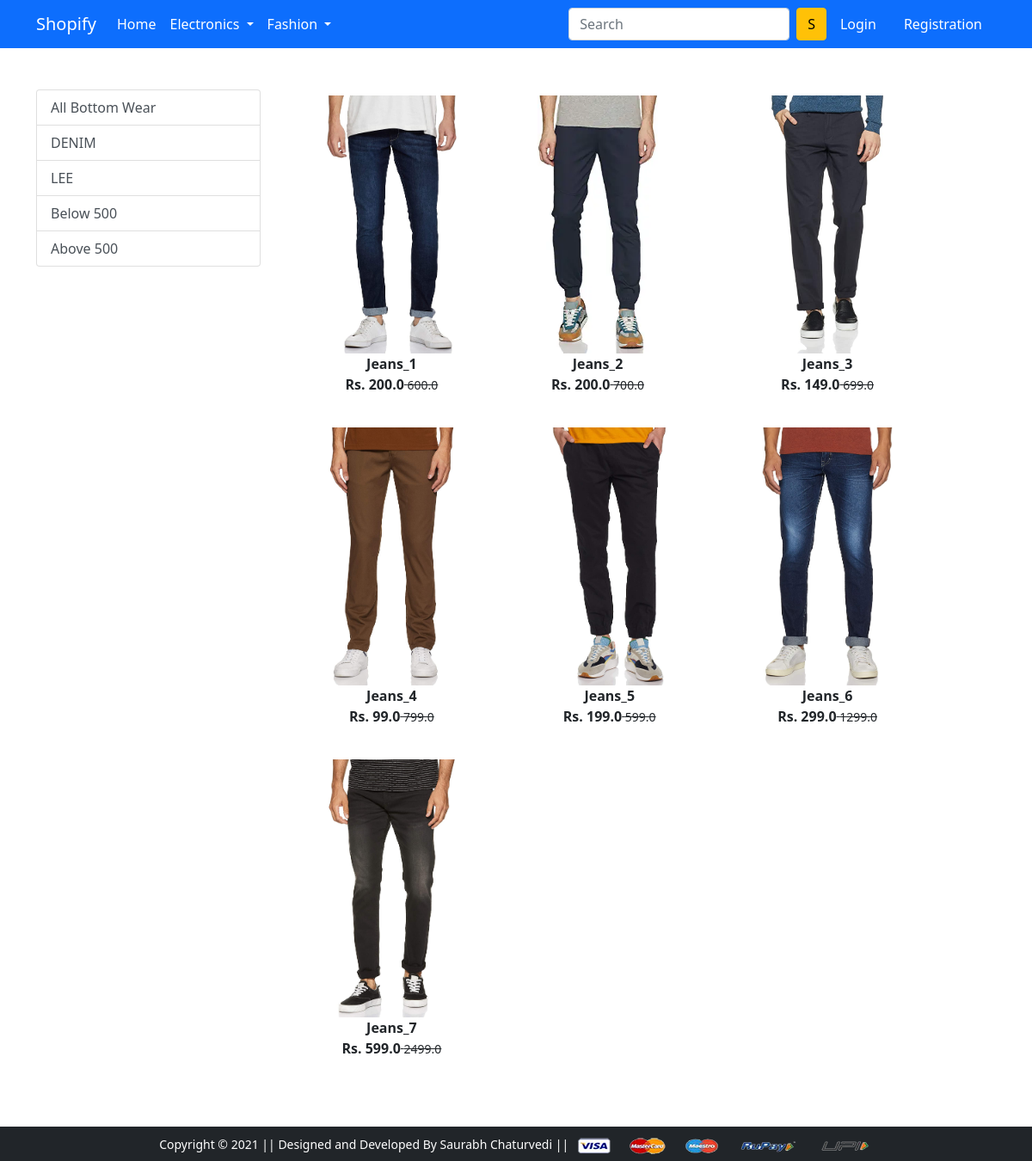
The app's page /bottomwear/ with its own data.
### app/models.py (models this page shows, shortened)
class Product(models.Model):
    title = models.CharField(max_length=100)
    selling_price = models.FloatField()
    discounted_price = models.FloatField()
    description = models.TextField()
    brand = models.CharField(max_length=100)
    category = models.CharField(choices=CATEGORY_CHOICES,max_length=2)
    product_image = models.ImageField(upload_to='productimg')

### app/views.py (the view)
# urls.py: path('bottomwear/', views.bottomwear, name='bottomwear'),
def bottomwear(request, data=None):
    totalitem=0
    if request.user.is_authenticated:
      totalitem = len(Cart.objects.filter(user=request.user))
    if data == None:
        bottomwears = Product.objects.filter(category='BW')
    elif data == 'DENIM' or data == 'LEE':
        bottomwears = Product.objects.filter(category='BW').filter(brand=data)
    elif data == 'below':
        bottomwears = Product.objects.filter(category='BW').filter(discounted_price__lt=500)
    elif data == 'above':
        bottomwears = Product.objects.filter(category='BW').filter(discounted_price__gt=500)
    return render(request, 'app/bottomwear.html', {'bottomwears':bottomwears, 'totalitem':totalitem})

### app/templates/app/bottomwear.html (shortened to what this page needs)
{% extends 'app/base.html' %}
{% load static %}
{% block main-content %}
<div class="container my-5">
 <div class="row">
  <div class="col-sm-3">
   <div class="list-group">
     <a href="{% url 'bottomwear' %}" class="list-group-item list-group-item-action" aria-current="true">All Bottom Wear</a>
     <a href="{% url 'bottomweardata' 'DENIM' %}" class="list-group-item list-group-item-action" aria-current="true">DENIM</a>
     <a href="{% url 'bottomweardata' 'LEE' %}" class="list-group-item list-group-item-action" aria-current="true">LEE</a>
     <a href="{% url 'bottomweardata' 'below' %}" class="list-group-item list-group-item-action" aria-current="true">Below 500</a>
     <a href="{% url 'bottomweardata' 'above' %}" class="list-group-item list-group-item-action" aria-current="true">Above 500</a>
   </div>
  </div>
  <div class="col-sm-8">
   <div class="row">
     {% for product in bottomwears %}
      <div class="col-sm-4 text-center mb-4">
       <a href="{% url 'product-detail' product.id %}" class="btn">
        <div class="item">
         <img src="{{product.product_image.url}}" alt="" height="300" class="">
         <div class="fw-bold">{{product.title}}</div>
         <div class="fw-bold">Rs. {{product.discounted_price}}<small class="fw-light text-decoration-line-through"> {{product.selling_price}}</small></div>
        </div>
       </a>
      </div>
     {% endfor %}
    </div>
   </div>
  </div>
 </div>
{% endblock main-content %}

### records on screen
Product: product_image (picture), title "Jeans_1", discounted_price "200.0", selling_price "600.0"
Product: product_image (picture), title "Jeans_2", discounted_price "200.0", selling_price "700.0"
Product: product_image (picture), title "Jeans_3", discounted_price "149.0", selling_price "699.0"
Product: product_image (picture), title "Jeans_4", discounted_price "99.0", selling_price "799.0"
Product: product_image (picture), title "Jeans_5", discounted_price "199.0", selling_price "599.0"
Product: product_image (picture), title "Jeans_6", discounted_price "299.0", selling_price "1299.0"
Product: product_image (picture), title "Jeans_7", discounted_price "599.0", selling_price "2499.0"
